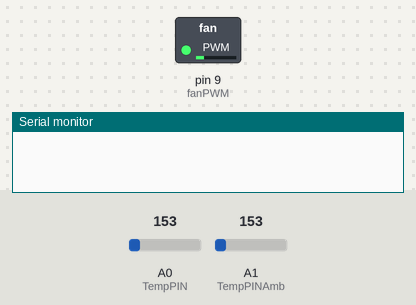
The sketch below on a simulated Arduino Uno, built with avr-gcc and run on an emulated ATmega328P. On the bench: switched loads named in the sketch (green lamp = pin HIGH), the last lines printed to the serial monitor. The inputs (shaded band) are chosen by the test bench; at power-on: A0 (TempPIN) = 153, A1 (TempPINAmb) = 153.

Above: at 0.2 s.
At 11.3 s:
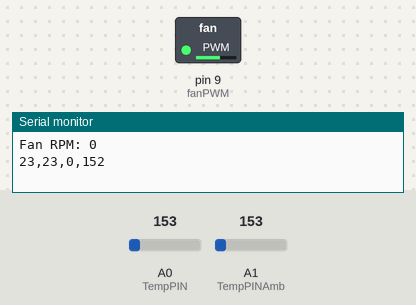
11.4 s: A0 (TempPIN) set to 191
At 14.1 s:
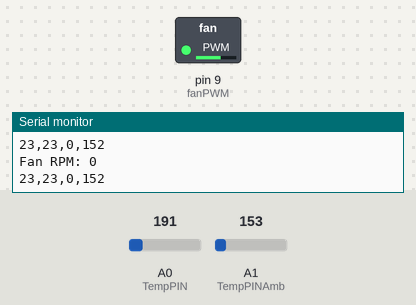
14.4 s: A0 (TempPIN) set to 221
Timing chart, 0 to 26.7 s (numbered marks = the images above; inputs shaded):
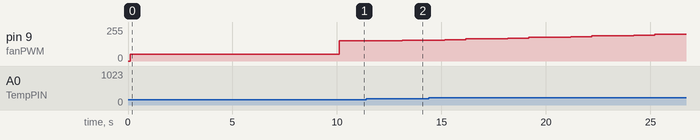

Measured:
- after the input at 11.4 s, pin 9 (fanPWM): 152/255 → 156/255 after 1.7 s

The sketch:

controlFinalV4RPM.ino
```cpp
// Overblown Fan Control
// by: Richard Durante

#include <PWM.h>
#include <stdio.h>
#include <stdlib.h>
#include <math.h>

#define TempPIN 0                           // Analog Pin 0
#define TempPINAmb 1                        // Analog Pin 1

float ardVolt = 4.95;                       // Arduino Output Voltage 5V measured

int temperatureSense;                       // Temperature of sensor
int temperatureAmb;                         // Ambient Temperature Sensor

// Fan Pins
const byte fanPWM = 9;			                // fan control connected to digital pin 3
const byte fanRPMPin = 2;				            // fan RPM readings

// Fan Duty Cycle
int dutyCycleStart = 50;                    // startup duty cycle (0-255)
int dutyCycleFan;

// For Looping Temperature Readings
const byte numReadings = 50;                // number of readings to average
int rawVal[numReadings];                    // setup array for calculating the raw value
byte index = 0;                             // index for for loop
int total = 0;                              // running total

// For Looping Temperature Readings
const byte numReadings2 = 50;               // number of readings to average
int rawVal2[numReadings2];                  // setup array for calculating the raw value
byte index2 = 0;                            // index for for loop
int total2 = 0;                             // running total

int fanRPMVal;								                  // variable to output fan RPM
int rpmCounter;						                  // counter for number of interrupts (hall effect) per second

int32_t pwmFrequency = 24000;               // set PWM frequency for system to 27.5kHz

void setup() {
	InitTimersSafe();					                // initialize all timers except for 0, to save time keeping functions
	Serial.begin(115200);
	delay(100);

	// RPM Counter Setup
	pinMode(fanRPMPin, INPUT);
	attachInterrupt(fanRPMPin, rpm, RISING);

  // Temperature Sensor Setup
  pinMode(TempPIN, INPUT);
  pinMode(TempPINAmb, INPUT);

	// 120mm Radiator Fans Setup
  SetPinFrequencySafe(fanPWM,pwmFrequency);
	pinMode(fanPWM, OUTPUT);
	pwmWrite(fanPWM,dutyCycleStart);
  delay(10000);

  Serial.print("TemperatureSurface(C), TemperatureAmb(C), FanRPM, FanDuty(%)");
  Serial.println("");
  // init temperatureSense
  // rawVal = analogRead(TempPIN);
  // temperatureSense = tempSensor(rawVal);
  // prevTemp = temperatureSense;

  for (index = 0; index < numReadings; index++) {     // fill the array for faster startup
    rawVal[index] = analogRead(TempPIN);
    total = total + rawVal[index];
  }
  index = 0;                                          // reset

  for (index2 = 0; index2 < numReadings2; index2++) { // fill the array for faster startup
    rawVal2[index2] = analogRead(TempPINAmb);
    total2 = total2 + rawVal2[index2];
  }
  index2 = 0;                                         // reset

}

// Interrupt to count the fan RPM
 void rpm() {
  rpmCounter++;
}

void loop() {
    total = total - rawVal[index];          // subtract the last reading
    rawVal[index] = analogRead(TempPIN);    // one unused reading to clear ghost charge
    rawVal[index] = analogRead(TempPIN);    // read from the sensor
    total = total + rawVal[index];          // add the reading to the total
    index = index + 1;                      // advance to the next position in the array
    if (index >= numReadings){              // if we're at the end of the array
      index = 0;                            // wrap around to the beginning
    }

    temperatureSense = tempSensor((total/numReadings));      // read ADC and  convert it to Celsius

    total2 = total2 - rawVal2[index2];          // subtract the last reading
    rawVal2[index2] = analogRead(TempPINAmb);    // one unused reading to clear ghost charge
    rawVal2[index2] = analogRead(TempPINAmb);    // read from the sensor
    total2 = total2 + rawVal2[index2];          // add the reading to the total
    index2 = index2 + 1;                      // advance to the next position in the array
    if (index2 >= numReadings2){              // if we're at the end of the array
      index2 = 0;                            // wrap around to the beginning
    }

    temperatureAmb = tempSensor((total2/numReadings2));      // read ADC and  convert it to Celsius

    // Control for PWM
    dutyCycleFan = 75.369 * exp(0.0305 * temperatureSense);    // fan curve based on excel spreadsheet

    if(dutyCycleFan > 255){                                 // if temperatures exceed actuals, error check
      dutyCycleFan = 255;                                   // this should be corrected from previous error check
    }
    else if(dutyCycleFan < 0){
      dutyCycleFan = 0;
    }

     pwmWrite(fanPWM,dutyCycleFan);                          // write duty cycle to fan
     fanRPMVal = fanRPMOutput(rpmCounter);

    //Serial.print("Temperature(Celsius): ");
    Serial.print(temperatureSense);                       // display Celsius
    Serial.print(",");                                    // delimeter
    Serial.print(temperatureAmb);                         // display Ambient
    Serial.print(",");                                    // delimeter
    Serial.print(fanRPMVal);                              // display RPMs
    Serial.print(",");                                    // delimter
    Serial.print(dutyCycleFan);                           // display Duty Cycle
    Serial.println("");

    delay(1000);                                          // data logging interval

}

int fanRPMOutput(int freqFan) {
	int fanRPM;

	freqFan = 0;							// reset rotation counter to 0
	sei();									// enable interrupts
	delay(1000);							// pause 1 second
	cli();									// disable interrupts

	fanRPM = (freqFan * 60) / 2;			// take count of interrupts over 1 second, multiply by 60 (for minute) and div by 2 for bipolar hall effect sensor
	Serial.print("Fan RPM: ");				// output fan RPM
	Serial.println(fanRPM, DEC);
  return fanRPM;
}

float tempSensor(float RawADC) {
  float TempSurface;                                  // Dual-Purpose variable to save space.
  RawADC = RawADC * ardVolt;
  RawADC /= 1024.0;
  TempSurface = (RawADC - 0.5) * 100 ;          //converting from 10 mv per degree wit 500 mV offset

  return TempSurface;
}
```
